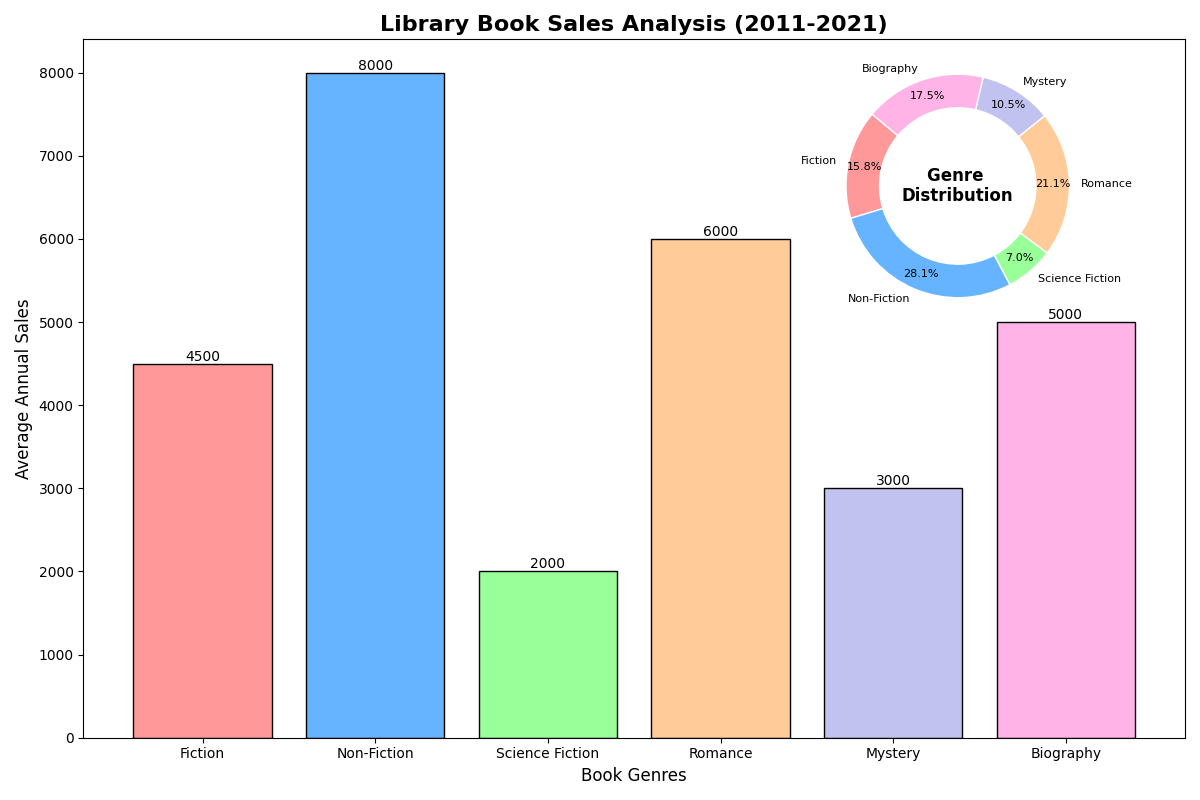

Reproduce this figure in Python.
import matplotlib.pyplot as plt
import numpy as np
from mpl_toolkits.axes_grid1.inset_locator import inset_axes

# Data
genres = ['Fiction', 'Non-Fiction', 'Science Fiction', 'Romance', 'Mystery', 'Biography']
average_annual_sales = np.array([4500, 8000, 2000, 6000, 3000, 5000])  
total_sales = np.sum(average_annual_sales)
percentage_sales = (average_annual_sales / total_sales) * 100

# Colors for genres
colors = ['#ff9999','#66b3ff','#99ff99','#ffcc99','#c2c2f0', '#ffb3e6']

# Create a figure with a subplot
fig, ax = plt.subplots(figsize=(12, 8))

# Bar Chart
bars = ax.bar(genres, average_annual_sales, color=colors, edgecolor='black')

# Title and Labels
ax.set_title('Library Book Sales Analysis (2011-2021)', fontsize=16, fontweight='bold')
ax.set_xlabel('Book Genres', fontsize=12)
ax.set_ylabel('Average Annual Sales', fontsize=12)

# Display the sales values on top of the bars
for bar, sales in zip(bars, average_annual_sales):
    height = bar.get_height()
    ax.text(bar.get_x() + bar.get_width() / 2, height, f'{sales}', 
            ha='center', va='bottom', fontsize=10, color='black')

# Inset Donut Chart
ax_inset = inset_axes(ax, width="40%", height="40%", loc="upper right")
ax_inset.pie(percentage_sales, labels=genres, autopct='%1.1f%%', startangle=140, colors=colors, pctdistance=0.85,
             wedgeprops=dict(width=0.3, edgecolor='w'), textprops={'color': 'black', 'fontsize': 8})

# Center text inside the donut
ax_inset.text(0, 0, 'Genre \nDistribution', 
              horizontalalignment='center', verticalalignment='center', 
              fontsize=12, fontweight='bold')

# Remove axes from the inset chart
ax_inset.axis('off')

# Adjust layout
plt.tight_layout()

# Display the plot
plt.show()
